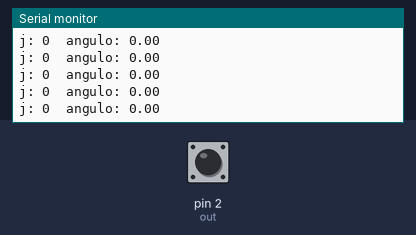
Recording of a sketch running on a simulated Arduino Uno, built with avr-gcc and run on an emulated ATmega328P. Shown: the last lines printed to the serial monitor. The inputs (shaded band) are chosen by the test bench; at power-on: pin 2 (out) HIGH.

Above: at 1.2 s.
1.3 s: pin 2 (out) driven LOW
At 2.1 s:
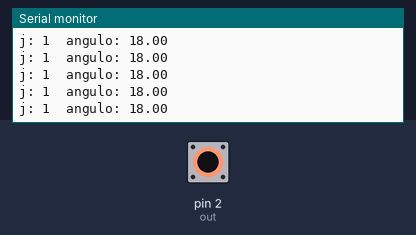
4.3 s: pin 2 (out) pulsed HIGH 5 times (0.12 s each, 0.3 s apart)
At 5.0 s:
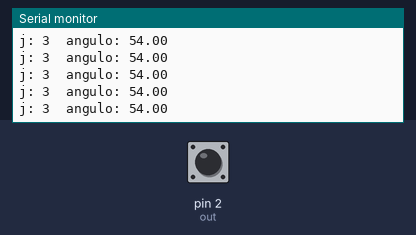
8.8 s: pin 2 (out) pulsed HIGH 5 times (0.12 s each, 0.3 s apart)
At 9.9 s:
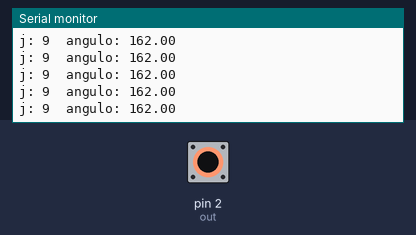
Timing chart, 0 to 11.8 s (numbered marks = the images above; inputs shaded):
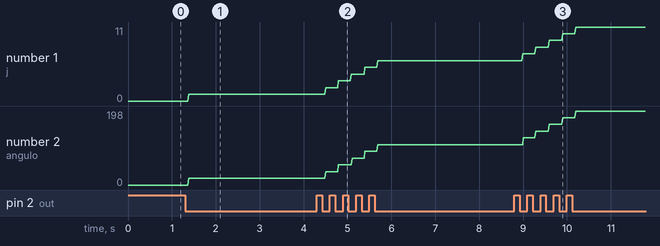

The sketch:

teste_Encoder_luz.ino
```cpp
#define out 2 // pinos 2, 3, 18, 19, 20, 21

int j = 0;
int atual = 0;
int anterior = 0;
float angulo = 0; // a = (i*360)/20


void setup() {
  pinMode(out, INPUT);
  Serial.begin(9600);
}

void loop() {
  attachInterrupt(digitalPinToInterrupt(out), contador, FALLING); // chama função 'contador' no evento de borda de descida
  angulo = (j*360)/20;

  Serial.print("j: ");
  Serial.print(j);
  Serial.print('\t');
  Serial.print("angulo: ");
  Serial.print(angulo);
  Serial.println();
}

void contador() { // realiza contagem de pulsos
  j++;
}
```

Measured:
- after the input at 1.3 s, the serial monitor: prints a new line after 0.08 s (image 1)
- after the input at 4.3 s, the serial monitor: prints a new line after 0.20 s (image 2)
- after the input at 8.8 s, the serial monitor: prints a new line after 0.19 s (image 3)
- plotted number 1: 0 → 1 after the input at 1.3 s, 1 → 6 after the input at 4.3 s, 6 → 11 after the input at 8.8 s
- plotted number 2: 0 → 18 after the input at 1.3 s, 18 → 108 after the input at 4.3 s, 108 → 198 after the input at 8.8 s
